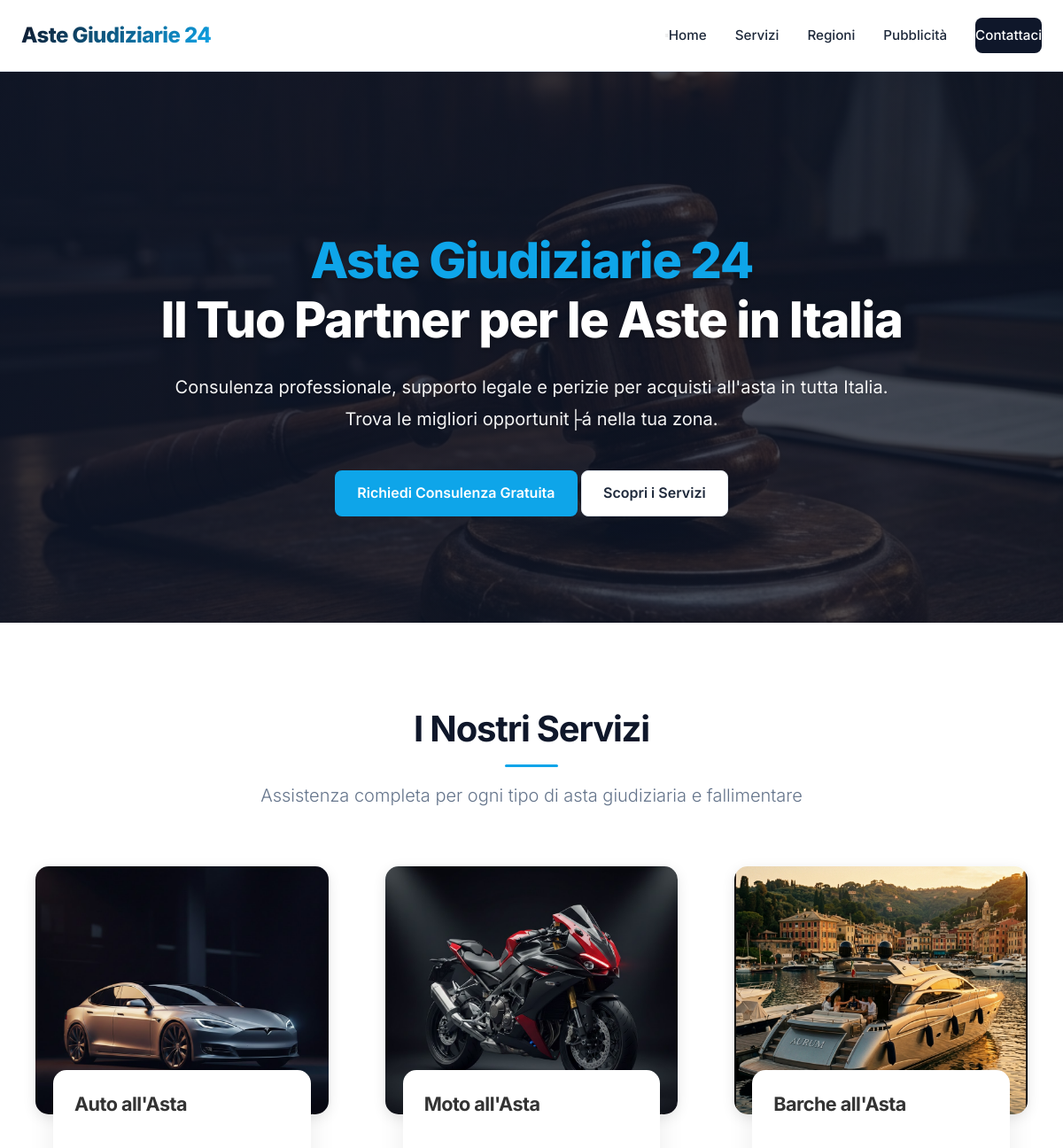
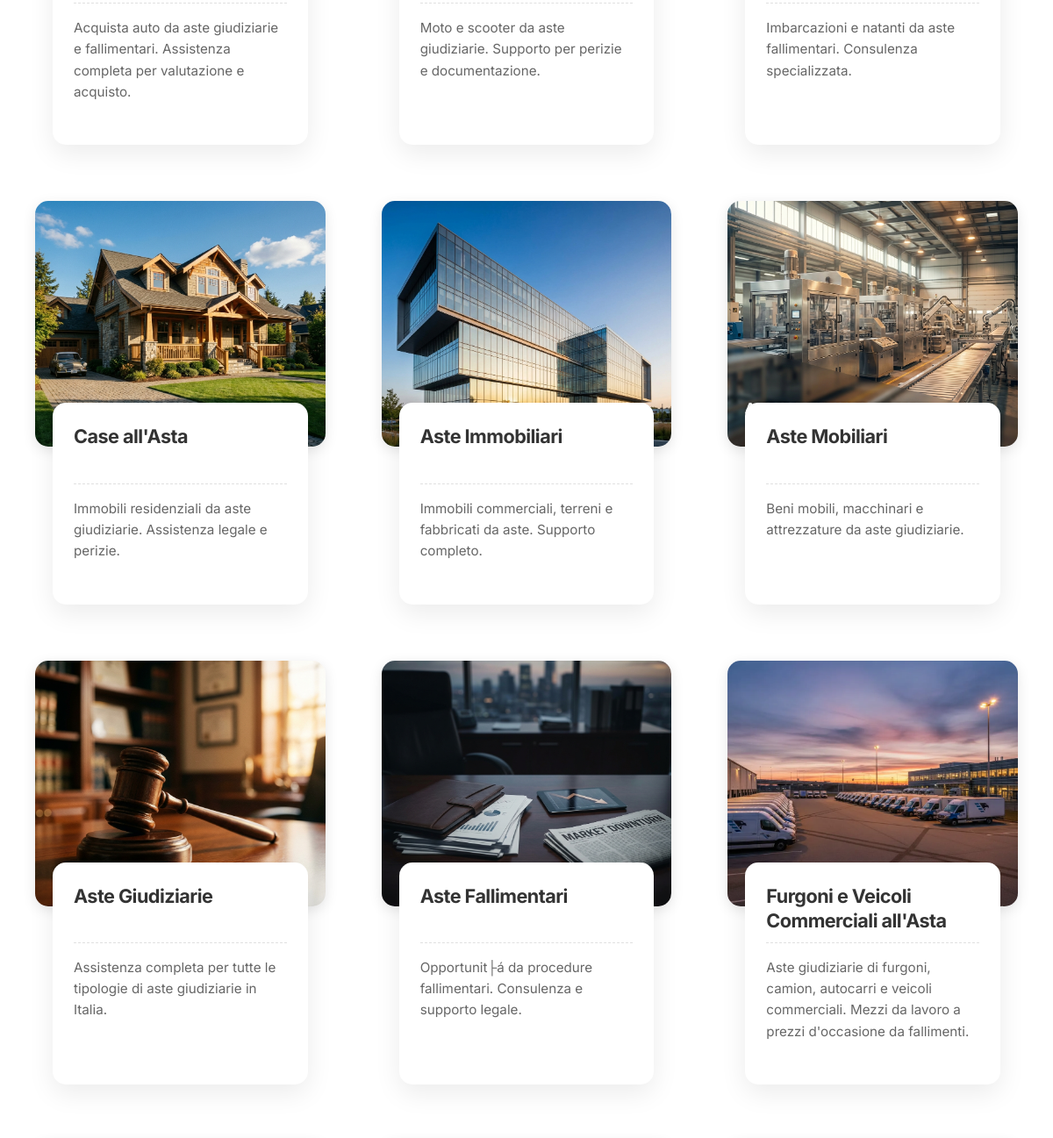
Before: / (upper part) with the older database file (2 pictures, top to bottom).
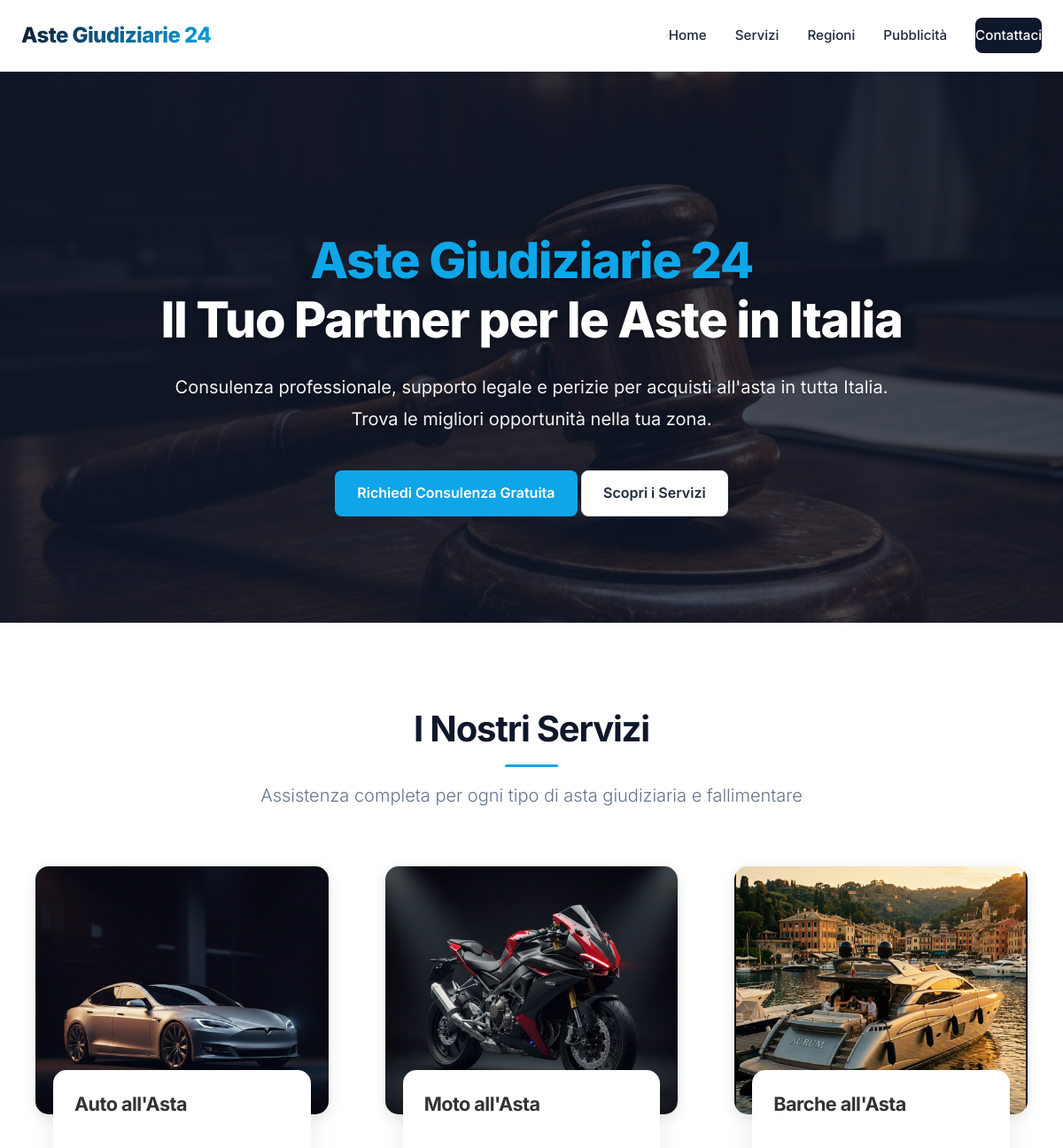
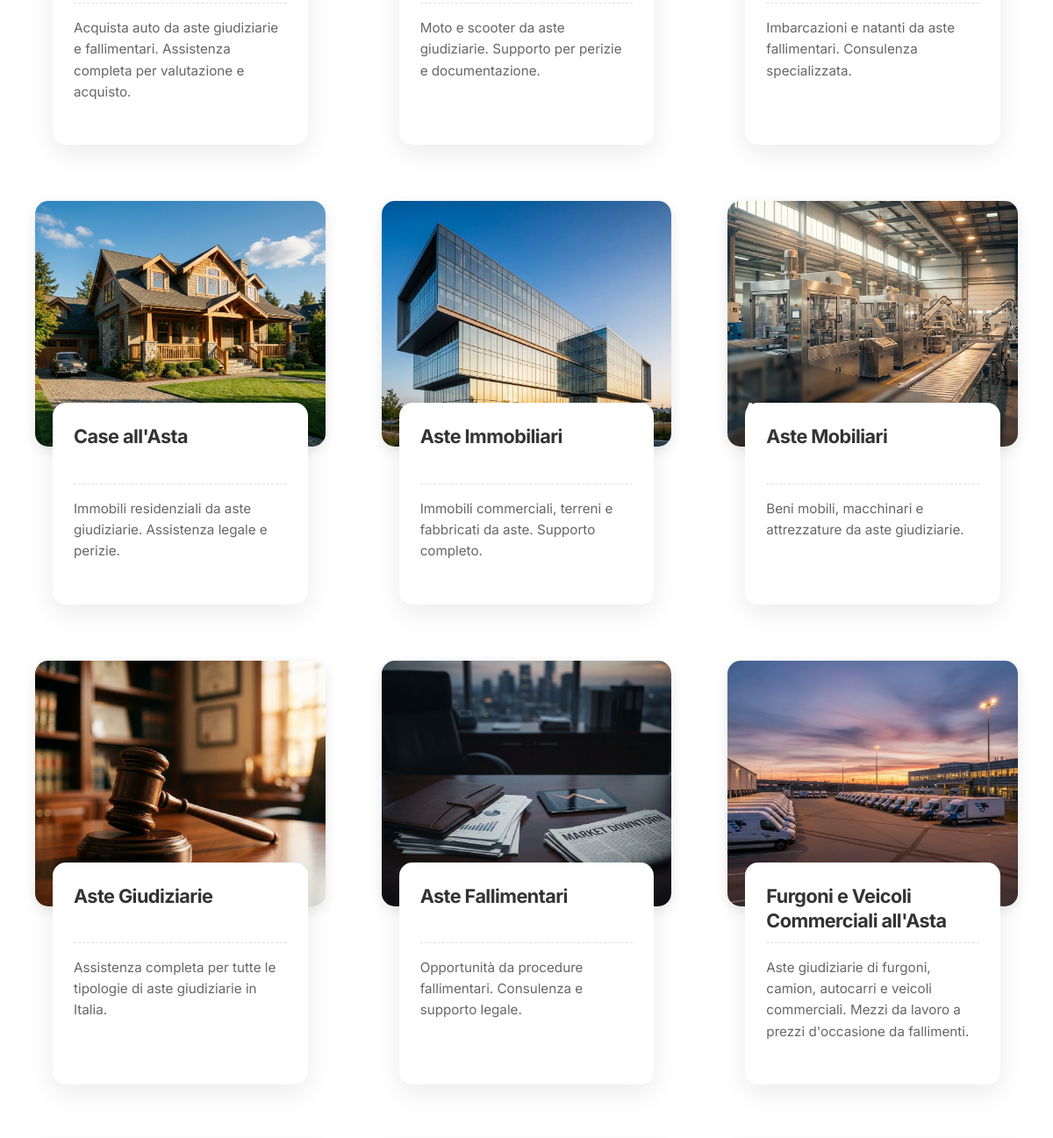
After: the same page with the newer database file (2 pictures, top to bottom).
### tables this page shows
CREATE TABLE `contenuti` (
  `id` int NOT NULL AUTO_INCREMENT,
  `chiave` varchar(100) NOT NULL,
  `valore` text,
  `tipo` enum('testo','html','immagine') NOT NULL DEFAULT 'testo',
  `updated_at` datetime NOT NULL DEFAULT CURRENT_TIMESTAMP ON UPDATE CURRENT_TIMESTAMP,
  `updated_by` int DEFAULT NULL,
  PRIMARY KEY (`id`),
  UNIQUE KEY `chiave` (`chiave`),
  KEY `fk_updated_by` (`updated_by`),
  CONSTRAINT `fk_contenuti_user` FOREIGN KEY (`updated_by`) REFERENCES `users` (`id`) ON DELETE SET NULL
);

CREATE TABLE `servizi` (
  `id` int NOT NULL AUTO_INCREMENT,
  `nome` varchar(100) NOT NULL,
  `slug` varchar(100) NOT NULL,
  `categoria` enum('veicoli','immobili','altro') NOT NULL,
  `descrizione_breve` varchar(160) DEFAULT NULL,
  `features` text,
  `prezzo` decimal(10,2) DEFAULT NULL,
  `contenuto` text,
  `immagine` varchar(255) DEFAULT NULL,
  `attivo` tinyint(1) NOT NULL DEFAULT '1',
  `ordine` int NOT NULL DEFAULT '0',
  `meta_title` text,
  `meta_description` text,
  PRIMARY KEY (`id`),
  UNIQUE KEY `slug` (`slug`),
  KEY `idx_slug` (`slug`),
  KEY `idx_categoria` (`categoria`),
  KEY `idx_attivo` (`attivo`),
  KEY `idx_ordine` (`ordine`)
);

### public/index.php (called while the page is built)
<?php
require_once __DIR__ . '/../router.php';

### includes/db.php (called while the page is built, shortened)
<?php
class Database
{
    private static $instance = null;
    private $pdo;
    private function __construct()
    {
        try {
            $dsn = "mysql:host=" . DB_HOST . ";port=" . DB_PORT . ";dbname=" . DB_NAME . ";charset=" . DB_CHARSET;
            $options = [
                PDO::ATTR_ERRMODE => PDO::ERRMODE_EXCEPTION,
                PDO::ATTR_DEFAULT_FETCH_MODE => PDO::FETCH_ASSOC,
                PDO::ATTR_EMULATE_PREPARES => false,
                PDO::MYSQL_ATTR_INIT_COMMAND => "SET NAMES " . DB_CHARSET
            ];
            $this->pdo = new PDO($dsn, DB_USER, DB_PASS, $options);
        } catch (PDOException $e) {
            $this->logError('Database connection failed: ' . $e->getMessage());
            if (APP_DEBUG) {
                die('Database connection failed: ' . $e->getMessage());
            } else {
                die('Database connection failed. Please contact support.');
            }
        }
    }
    public static function getInstance()
    {
        if (self::$instance === null) {
            self::$instance = new self();
        }
        return self::$instance;
    }
    public function query($sql, $params = [])
    {
        try {
            $stmt = $this->pdo->prepare($sql);
            $stmt->execute($params);
            return $stmt;
        } catch (PDOException $e) {
            $this->logError('Query failed: ' . $e->getMessage() . ' | SQL: ' . $sql);
            throw $e;
        }
    }
    public function fetchAll($sql, $params = [])
    {
        return $this->query($sql, $params)->fetchAll();
    }
    public function fetchOne($sql, $params = [])
    {
        return $this->query($sql, $params)->fetch();
    }
}
function db()
{
    return Database::getInstance();
}

### includes/functions.php (called while the page is built, shortened)
<?php
require_once __DIR__ . '/db.php';
function getContent($key, $default = '')
{
    $result = db()->fetchOne('SELECT valore FROM contenuti WHERE chiave = ?', [$key]);
    return $result ? $result['valore'] : $default;
}
function getAllServizi()
{
    return db()->fetchAll('SELECT * FROM servizi WHERE attivo = 1 ORDER BY ordine ASC, nome ASC');
}

### public/home.php (the view, shortened to what this page needs)
<?php
require_once __DIR__ . '/../includes/db.php';
require_once __DIR__ . '/../includes/functions.php';
$servizi = getAllServizi();
include __DIR__ . '/../includes/header.php';
?>
<section class="hero-section">
    <div class="hero-slideshow">
        <div class="hero-slide active" style="background-image: url('/assets/img/hero-slide-1.png');"></div>
    </div>
    <div class="hero-overlay"></div>
    <div class="container hero-container">
        <h1 class="hero-title">
            <span class="text-highlight">Aste Giudiziarie 24</span><br>
            Il Tuo Partner per le Aste in Italia
        </h1>
        <p class="hero-subtitle">
            <?= getContent('hero_subtitle', 'Consulenza professionale, supporto legale e perizie per acquisti all\'asta in tutta Italia. Trova le migliori opportunità nella tua zona.') ?>
        </p>
        <div class="hero-cta">
            <a href="#contatti" class="btn btn-primary btn-lg">Richiedi Consulenza Gratuita</a>
            <a href="#servizi" class="btn btn-secondary btn-lg">Scopri i Servizi</a>
        </div>
    </div>
</section>
<section id="servizi" class="services-section">
    <div class="container">
        <div class="section-header text-center">
            <h2>I Nostri Servizi</h2>
            <p>Assistenza completa per ogni tipo di asta giudiziaria e fallimentare</p>
        </div>
        <div class="services-grid">
            <?php foreach ($servizi as $s): ?>
                <a href="/servizi/<?= $s['slug'] ?>" class="service-link" style="text-decoration: none; color: inherit;">
                    <article class="service-card">
                        <div class="service-card-img">
                            <?php if (!empty($s['immagine'])): ?>
                                <img src="<?= htmlspecialchars($s['immagine']) ?>?v=<?= time() ?>"
                                    alt="<?= htmlspecialchars($s['nome']) ?>">
                            <?php endif; ?>
                        </div>
                        <div class="service-card-content">
                            <h3 class="service-title">
                                <?= htmlspecialchars($s['nome']) ?>
                            </h3>
                            <div class="service-divider"></div>
                            <p class="service-description">
                                <?= htmlspecialchars($s['descrizione_breve']) ?>
                            </p>
                        </div>
                    </article>
                </a>
            <?php endforeach; ?>
        </div>
    </div>
</section>
<?php include __DIR__ . '/../includes/footer.php'; ?>

### router.php (shortened to what this page needs)
<?php
require_once __DIR__ . '/includes/db.php';
require_once __DIR__ . '/includes/functions.php';
$requestUri = $_SERVER['REQUEST_URI'];
$requestPath = parse_url($requestUri, PHP_URL_PATH);
$url = trim($requestPath, '/');
if (empty($url) || $url === 'index.php') {
    require PUBLIC_PATH . '/home.php';
    exit;
}

### includes/header.php (shortened to what this page needs)
<!DOCTYPE html>
<html lang="it">
<head>
    <link rel="stylesheet" href="/assets/css/style.css?v=<?= time() ?>">
</head>
<body>
    <header class="site-header">
        <div class="container">
            <div class="header-content">
                <div class="logo">
                    <a href="/">
                        <h1>Aste Giudiziarie 24</h1>
                    </a>
                </div>
                <nav class="main-nav">
                    <button class="mobile-menu-toggle" aria-label="Toggle menu">
                    </button>
                    <ul class="nav-menu">
                        <li><a href="/">Home</a></li>
                        <?php
                        $isHome = $_SERVER['REQUEST_URI'] === '/' || $_SERVER['REQUEST_URI'] === '/index.php';
                        $linkPrefix = $isHome ? '' : '/';
                        ?>
                        <li><a href="<?= $linkPrefix ?>#servizi">Servizi</a></li>
                        <li><a href="<?= $linkPrefix ?>#regioni">Regioni</a></li>
                        <li><a href="/pubblicita">Pubblicità</a></li>
                        <li><a href="#contatti" class="btn-primary-small text-white">Contattaci</a></li>
                    </ul>
                </nav>
            </div>
        </div>
    </header>
    <main class="site-main">

### includes/footer.php (shortened to what this page needs)
</main>
</body>
</html>

Changed rows visible on the page:
changed contenuti: valore "Consulenza professionale, supporto legale e perizie per acquisti all'asta in tutta Italia. Trova le migliori opportunit├á nella tua zona." → "Consulenza professionale, supporto legale e perizie per acquisti all'asta in tutta Italia. Trova le migliori opportunità nella tua zona."
changed servizi "Aste Fallimentari": descrizione_breve "Opportunit├á da procedure fallimentari. Consulenza e supporto legale." → "Opportunità da procedure fallimentari. Consulenza e supporto legale."
